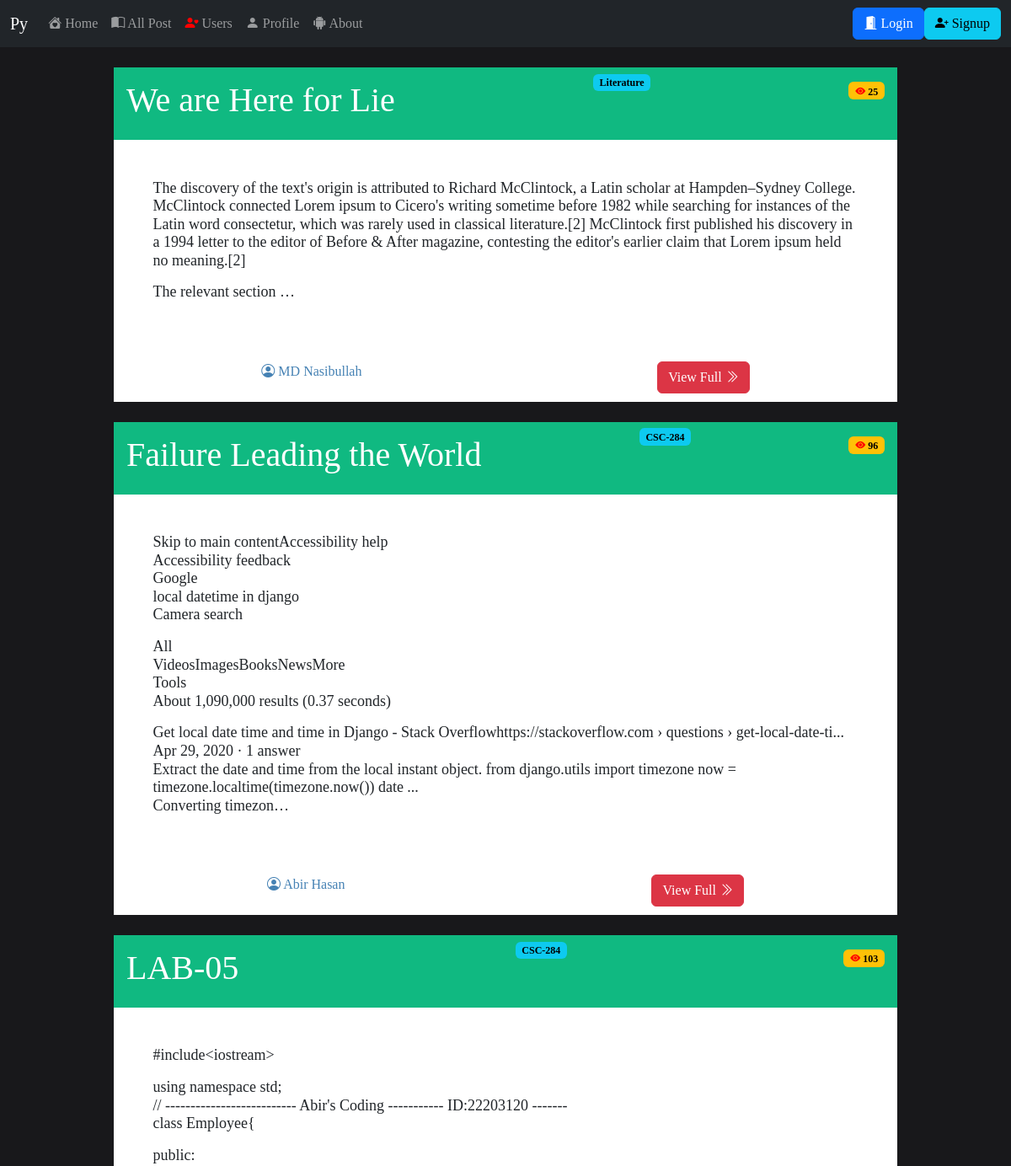
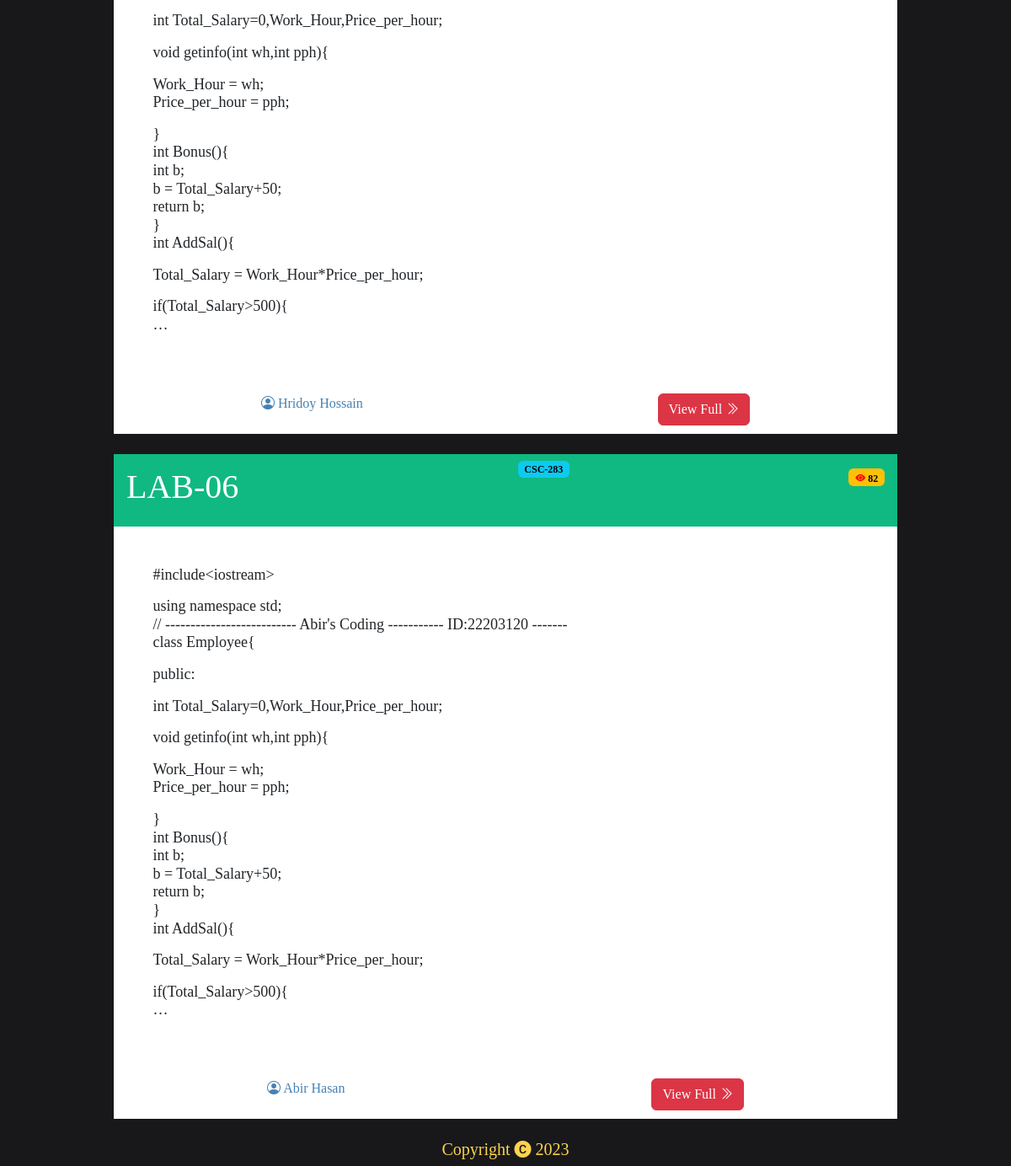
The page /all-post/ on the database its author committed (2 pictures, top to bottom).
### kobita/models.py (models this page shows, shortened)
class Post(models.Model):
    title = models.CharField(max_length=100)
    operator = models.CharField(max_length=100)
    tag = models.CharField(max_length=100)
    view = models.IntegerField(default=0)
    detail = models.TextField(max_length=100000)
    created_at = models.DateTimeField(datetime.datetime.now())

### kishor/views.py (the view)
# urls.py: path('all-post/',all_post,name="all_post"),
def all_post(request):
    data = Post.objects.all().order_by('-id')
    return render(request,"all-post.html",{'data':data})

### templates/all-post.html (shortened to what this page needs)
{% extends 'index.html' %}
{% load humanize %}
{% block body %}
<div class="row">
    <div class="d-flex justify-content-around">
             <div class="col-sm-10" id="content">
            {% for obj in data %}
               <div class="d-flex justify-content-between" id="headers">
                    <div class="title">
                        <h1 style="color:white;"> {{obj.title}} </h1>
                    </div class="tag">
                    <div>
                        <span class="badge text-bg-info">{{obj.tag}}</span>
                    </div>
                    <div class="icon">
                        <span class="badge text-bg-warning"><i class="bi bi-eye-fill"> </i> {{obj.view}}</span>
                    </div>
               </div>
               <div class="x">
                <h1 style="font-size:18px;">{{obj.detail|truncatechars:500|linebreaks}}</h1>
                <div class="d-flex justify-content-around" id="footers">
                <div>
                    <span style="color:steelblue;"> <i class="bi bi-person-circle"></i> {{obj.operator}}</span>
                </div>
                <div style="padding-bottom:10px;">
                    <a class="btn btn-danger" role="button" href="/post/{{obj.title}}/">View Full <i class="bi bi-chevron-double-right"></i> </a>
                </div>
               </div>
               </div>
               <br/>
               {% endfor %}
            </div>
    </div>
</div>
{% endblock body %}

### templates/index.html (style rules this page uses)
* { margin: 0px; padding: 0px; }
body { background: #18181b; font-family: serif; user-select:none; }

### templates/all-post.html (style rules this page uses)
.icon i { color:red; }
#headers { background:#10b981; padding:5px; }
.tag,.title,.icon { padding:10px; }
.x { background:white; }
.x h1 { padding:5%; }

### rows shown on the page
Post: title "We are Here for Lie", tag "Literature", view "25", detail "The discovery of the text's origin is attributed to Richard McClintock, a Latin scholar at Hampden–Sydney College. McClintock connected Lorem ipsum to Cicero's writing sometime before 1982 while searching for instances of the Latin word consectetur, which was rarely used in classical literature.[2] McClintock first published his discovery in a 1994 letter to the editor of Before & After magazine, contesting the editor's earlier claim that Lorem ipsum held no meaning.[2] The relevant section …", operator "MD Nasibullah"
Post: title "Failure Leading the World", tag "CSC-284", view "96", detail "Skip to main contentAccessibility help Accessibility feedback Google local datetime in django Camera search All VideosImagesBooksNewsMore Tools About 1,090,000 results (0.37 seconds) Get local date time and time in Django - Stack Overflowhttps://stackoverflow.com › questions › get-local-date-ti... Apr 29, 2020 · 1 answer Extract the date and time from the local instant object. from django.utils import timezone now = timezone.localtime(timezone.now()) date ... Converting timezon…", operator "Abir Hasan"
Post: title "LAB-05", tag "CSC-284", view "103", detail "#include<iostream> using namespace std; // -------------------------- Abir's Coding ----------- ID:22203120 ------- class Employee{ public: int Total_Salary=0,Work_Hour,Price_per_hour; void getinfo(int wh,int pph){ Work_Hour = wh; Price_per_hour = pph; } int Bonus(){ int b; b = Total_Salary+50; return b; } int AddSal(){ Total_Salary = Work_Hour*Price_per_hour; if(Total_Salary>500){ …", operator "Hridoy Hossain"
Post: title "LAB-06", tag "CSC-283", view "82", detail "#include<iostream> using namespace std; // -------------------------- Abir's Coding ----------- ID:22203120 ------- class Employee{ public: int Total_Salary=0,Work_Hour,Price_per_hour; void getinfo(int wh,int pph){ Work_Hour = wh; Price_per_hour = pph; } int Bonus(){ int b; b = Total_Salary+50; return b; } int AddSal(){ Total_Salary = Work_Hour*Price_per_hour; if(Total_Salary>500){ …", operator "Abir Hasan"
